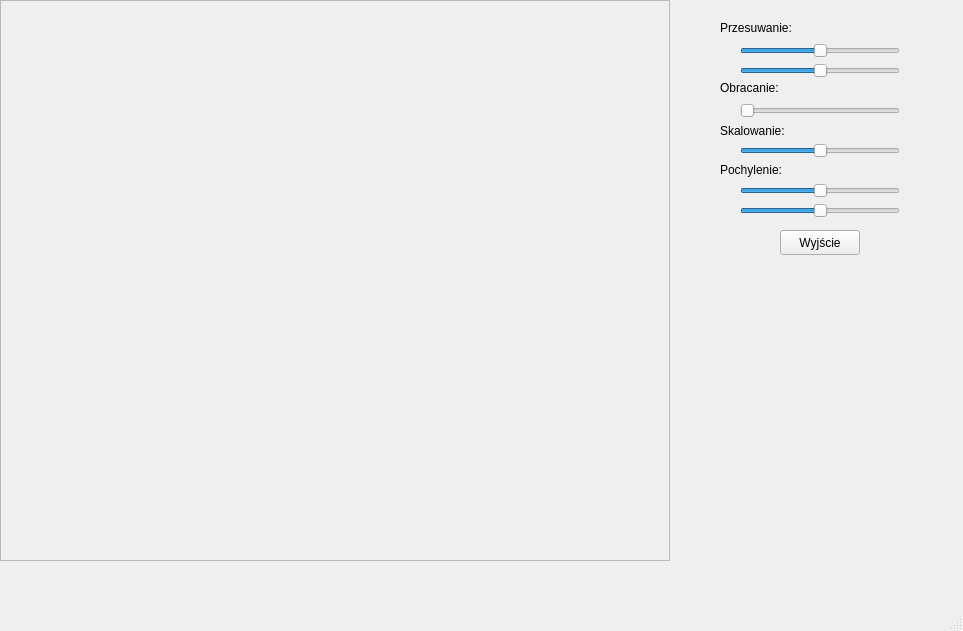
<?xml version="1.0" encoding="UTF-8"?>
<ui version="4.0">
 <class>MainWindow</class>
 <widget class="QMainWindow" name="MainWindow">
  <property name="geometry">
   <rect>
    <x>0</x>
    <y>0</y>
    <width>963</width>
    <height>631</height>
   </rect>
  </property>
  <property name="windowTitle">
   <string>MainWindow</string>
  </property>
  <widget class="QWidget" name="centralWidget">
   <widget class="QFrame" name="frame">
    <property name="geometry">
     <rect>
      <x>0</x>
      <y>0</y>
      <width>670</width>
      <height>561</height>
     </rect>
    </property>
    <property name="frameShape">
     <enum>QFrame::StyledPanel</enum>
    </property>
    <property name="frameShadow">
     <enum>QFrame::Raised</enum>
    </property>
   </widget>
   <widget class="QSlider" name="moveXSlider">
    <property name="geometry">
     <rect>
      <x>740</x>
      <y>60</y>
      <width>160</width>
      <height>22</height>
     </rect>
    </property>
    <property name="minimum">
     <number>-25</number>
    </property>
    <property name="maximum">
     <number>140</number>
    </property>
    <property name="value">
     <number>58</number>
    </property>
    <property name="orientation">
     <enum>Qt::Horizontal</enum>
    </property>
   </widget>
   <widget class="QSlider" name="MoveYSlider">
    <property name="geometry">
     <rect>
      <x>740</x>
      <y>40</y>
      <width>160</width>
      <height>22</height>
     </rect>
    </property>
    <property name="minimum">
     <number>-120</number>
    </property>
    <property name="maximum">
     <number>320</number>
    </property>
    <property name="value">
     <number>100</number>
    </property>
    <property name="orientation">
     <enum>Qt::Horizontal</enum>
    </property>
   </widget>
   <widget class="QSlider" name="SpinSlider">
    <property name="geometry">
     <rect>
      <x>740</x>
      <y>100</y>
      <width>160</width>
      <height>22</height>
     </rect>
    </property>
    <property name="minimum">
     <number>0</number>
    </property>
    <property name="maximum">
     <number>360</number>
    </property>
    <property name="orientation">
     <enum>Qt::Horizontal</enum>
    </property>
   </widget>
   <widget class="QSlider" name="ScaleSlider">
    <property name="geometry">
     <rect>
      <x>740</x>
      <y>140</y>
      <width>160</width>
      <height>22</height>
     </rect>
    </property>
    <property name="minimum">
     <number>0</number>
    </property>
    <property name="maximum">
     <number>200</number>
    </property>
    <property name="value">
     <number>100</number>
    </property>
    <property name="orientation">
     <enum>Qt::Horizontal</enum>
    </property>
   </widget>
   <widget class="QSlider" name="TiltXSlider">
    <property name="geometry">
     <rect>
      <x>740</x>
      <y>180</y>
      <width>160</width>
      <height>22</height>
     </rect>
    </property>
    <property name="minimum">
     <number>-100</number>
    </property>
    <property name="maximum">
     <number>100</number>
    </property>
    <property name="orientation">
     <enum>Qt::Horizontal</enum>
    </property>
   </widget>
   <widget class="QLabel" name="label">
    <property name="geometry">
     <rect>
      <x>720</x>
      <y>20</y>
      <width>91</width>
      <height>16</height>
     </rect>
    </property>
    <property name="text">
     <string>Przesuwanie:</string>
    </property>
   </widget>
   <widget class="QLabel" name="label_3">
    <property name="geometry">
     <rect>
      <x>720</x>
      <y>80</y>
      <width>71</width>
      <height>16</height>
     </rect>
    </property>
    <property name="text">
     <string>Obracanie:</string>
    </property>
   </widget>
   <widget class="QLabel" name="label_4">
    <property name="geometry">
     <rect>
      <x>720</x>
      <y>120</y>
      <width>71</width>
      <height>21</height>
     </rect>
    </property>
    <property name="text">
     <string>Skalowanie:</string>
    </property>
   </widget>
   <widget class="QLabel" name="label_5">
    <property name="geometry">
     <rect>
      <x>720</x>
      <y>160</y>
      <width>81</width>
      <height>20</height>
     </rect>
    </property>
    <property name="text">
     <string>Pochylenie: </string>
    </property>
   </widget>
   <widget class="QSlider" name="TiltYSlider">
    <property name="geometry">
     <rect>
      <x>740</x>
      <y>200</y>
      <width>160</width>
      <height>22</height>
     </rect>
    </property>
    <property name="minimum">
     <number>-100</number>
    </property>
    <property name="maximum">
     <number>100</number>
    </property>
    <property name="orientation">
     <enum>Qt::Horizontal</enum>
    </property>
   </widget>
   <widget class="QPushButton" name="exitButton">
    <property name="geometry">
     <rect>
      <x>780</x>
      <y>230</y>
      <width>80</width>
      <height>25</height>
     </rect>
    </property>
    <property name="text">
     <string>Wyjście</string>
    </property>
   </widget>
  </widget>
  <widget class="QMenuBar" name="menuBar">
   <property name="geometry">
    <rect>
     <x>0</x>
     <y>0</y>
     <width>963</width>
     <height>22</height>
    </rect>
   </property>
  </widget>
  <widget class="QStatusBar" name="statusBar"/>
 </widget>
 <layoutdefault spacing="6" margin="11"/>
 <resources/>
 <connections/>
</ui>
